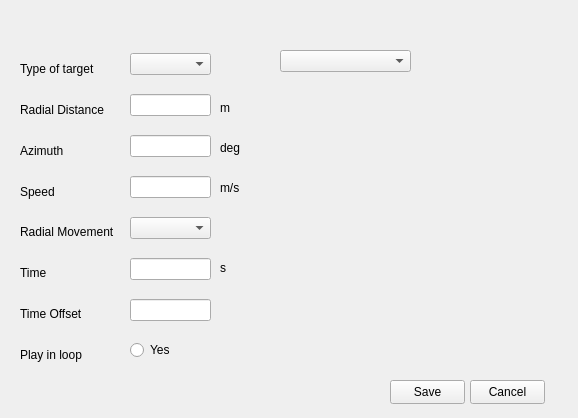
<?xml version="1.0" encoding="UTF-8"?>
<ui version="4.0">
 <class>tgt_page</class>
 <widget class="QWidget" name="tgt_page">
  <property name="geometry">
   <rect>
    <x>0</x>
    <y>0</y>
    <width>578</width>
    <height>418</height>
   </rect>
  </property>
  <property name="windowTitle">
   <string>Form</string>
  </property>
  <widget class="QWidget" name="layoutWidget">
   <property name="geometry">
    <rect>
     <x>20</x>
     <y>51</y>
     <width>101</width>
     <height>321</height>
    </rect>
   </property>
   <layout class="QVBoxLayout" name="verticalLayout">
    <item>
     <widget class="QLabel" name="tgt_typ_label">
      <property name="text">
       <string>Type of target</string>
      </property>
     </widget>
    </item>
    <item>
     <widget class="QLabel" name="radial_dist_label">
      <property name="text">
       <string>Radial Distance</string>
      </property>
     </widget>
    </item>
    <item>
     <widget class="QLabel" name="az_label">
      <property name="text">
       <string>Azimuth</string>
      </property>
     </widget>
    </item>
    <item>
     <widget class="QLabel" name="speed_label">
      <property name="text">
       <string>Speed</string>
      </property>
     </widget>
    </item>
    <item>
     <widget class="QLabel" name="radial_movt_label">
      <property name="text">
       <string>Radial Movement</string>
      </property>
     </widget>
    </item>
    <item>
     <widget class="QLabel" name="time_label">
      <property name="text">
       <string>Time</string>
      </property>
     </widget>
    </item>
    <item>
     <widget class="QLabel" name="time_offset_label">
      <property name="text">
       <string>Time Offset</string>
      </property>
     </widget>
    </item>
    <item>
     <widget class="QLabel" name="play_loop_label">
      <property name="text">
       <string>Play in loop</string>
      </property>
     </widget>
    </item>
   </layout>
  </widget>
  <widget class="QPushButton" name="save_pushButton">
   <property name="geometry">
    <rect>
     <x>390</x>
     <y>380</y>
     <width>75</width>
     <height>24</height>
    </rect>
   </property>
   <property name="text">
    <string>Save</string>
   </property>
  </widget>
  <widget class="QPushButton" name="cancel_pushButton">
   <property name="geometry">
    <rect>
     <x>470</x>
     <y>380</y>
     <width>75</width>
     <height>24</height>
    </rect>
   </property>
   <property name="text">
    <string>Cancel</string>
   </property>
  </widget>
  <widget class="QLabel" name="rad_dist_unit_label">
   <property name="geometry">
    <rect>
     <x>220</x>
     <y>100</y>
     <width>41</width>
     <height>16</height>
    </rect>
   </property>
   <property name="text">
    <string>m</string>
   </property>
  </widget>
  <widget class="QLabel" name="label">
   <property name="geometry">
    <rect>
     <x>220</x>
     <y>140</y>
     <width>49</width>
     <height>16</height>
    </rect>
   </property>
   <property name="text">
    <string>deg</string>
   </property>
  </widget>
  <widget class="QLabel" name="label_2">
   <property name="geometry">
    <rect>
     <x>220</x>
     <y>180</y>
     <width>49</width>
     <height>16</height>
    </rect>
   </property>
   <property name="text">
    <string>m/s</string>
   </property>
  </widget>
  <widget class="QLabel" name="label_3">
   <property name="geometry">
    <rect>
     <x>220</x>
     <y>260</y>
     <width>49</width>
     <height>16</height>
    </rect>
   </property>
   <property name="text">
    <string>s</string>
   </property>
  </widget>
  <widget class="QWidget" name="layoutWidget">
   <property name="geometry">
    <rect>
     <x>130</x>
     <y>40</y>
     <width>81</width>
     <height>341</height>
    </rect>
   </property>
   <layout class="QVBoxLayout" name="verticalLayout_2">
    <item>
     <widget class="QComboBox" name="tgt_typ_comboBox"/>
    </item>
    <item>
     <widget class="QLineEdit" name="radial_dist_lineEdit"/>
    </item>
    <item>
     <widget class="QLineEdit" name="az_lineEdit"/>
    </item>
    <item>
     <widget class="QLineEdit" name="speed_lineEdit"/>
    </item>
    <item>
     <widget class="QComboBox" name="rad_movt_comboBox"/>
    </item>
    <item>
     <widget class="QLineEdit" name="time_lineEdit"/>
    </item>
    <item>
     <widget class="QLineEdit" name="time_offset_lineEdit">
      <property name="text">
       <string/>
      </property>
     </widget>
    </item>
    <item>
     <widget class="QRadioButton" name="loop_radioButton">
      <property name="enabled">
       <bool>true</bool>
      </property>
      <property name="text">
       <string>Yes</string>
      </property>
     </widget>
    </item>
   </layout>
  </widget>
  <widget class="QComboBox" name="comboBox">
   <property name="geometry">
    <rect>
     <x>280</x>
     <y>50</y>
     <width>131</width>
     <height>22</height>
    </rect>
   </property>
  </widget>
 </widget>
 <resources/>
 <connections/>
</ui>
